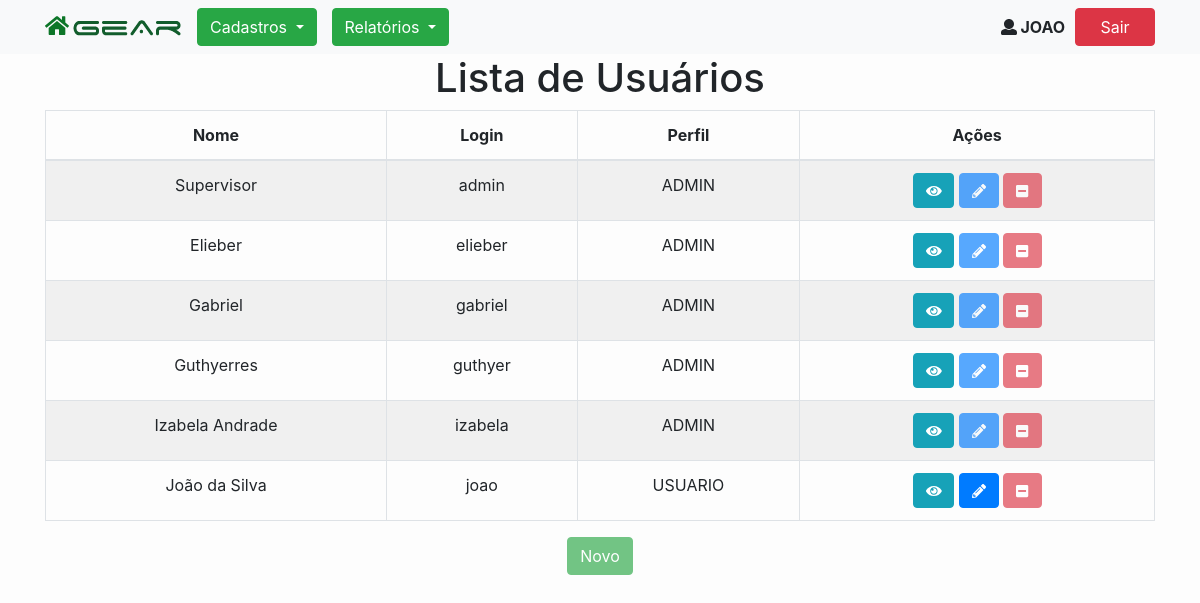
The page /usuario-lista (signed in) on the database its author committed.
### tables this page shows
CREATE TABLE `tb_usuario` (
  `id` int(11) NOT NULL AUTO_INCREMENT,
  `nome` varchar(60) NOT NULL,
  `login` varchar(10) NOT NULL,
  `senha` varchar(5) DEFAULT NULL,
  `perfil` enum('ADMIN','USUARIO') NOT NULL,
  `ativo` tinyint(4) NOT NULL,
  `cnpj_empresa` varchar(14) NOT NULL,
  PRIMARY KEY (`id`)
);

### UsuarioBO.php (called while the page is built, shortened)
<?php
require_once'Usuario.php';
class UsuarioBO {
    static function findAllActive(){
        $cnpj = $_SESSION['login']['cnpj_empresa'];
        $sql = "SELECT * FROM tb_usuario WHERE cnpj_empresa = :cnpj_empresa AND ativo = true ORDER BY login";
        $DB = db_connect();
        $stmt = $DB->prepare($sql);
        $stmt->bindParam(':cnpj_empresa', $cnpj);
        $stmt->execute();
        return $stmt->fetchAll(PDO::FETCH_CLASS, 'Usuario');
    }
}

### Usuario.php (called while the page is built, shortened)
<?php
class Usuario {
    private $id;
    private $nome;
    private $login;
    private $perfil;
    public function getId()
    {
        return $this->id;
    }
    public function getNome()
    {
        return $this->nome;
    }
    public function getLogin()
    {
        return $this->login;
    }
    public function getPerfil()
    {
        return $this->perfil;
    }
}

### helpers.php (called while the page is built, shortened)
<?php
function estaLogado()
{
    return true;
}
function adminLogado(){
    return false;
}

### usuario-lista.php (the view, shortened to what this page needs)
<?php
    include('header.php');
    require_once('UsuarioBO.php');
    $usuarios = UsuarioBO::findAllActive();
?>
<div class="container">
    <h1>Lista de Usuários</h1>
  <table class="table-fixed table table-striped table-bordered">
            <thead>
                <tr>
                    <th>Nome</th>
                    <th>Login</th>
                    <th>Perfil</th>
                    <th>Ações</th>
                </tr>
            </thead>
            <tbody>
                    <?php foreach ($usuarios as $usuario):?>
                    <tr>
                        <td><?=$usuario->getNome()?></td>
                        <td><?=$usuario->getLogin()?></td>
                        <td><?=$usuario->getPerfil()?></td>
                        <td>
                            <form action="#" method="post">
                                <button class="tooltip btn btn-info" type="submit" formaction="usuario-form-visualizacao.php?id=<?=$usuario->getId()?>">
                                    <i class="fas fa-eye"></i>
                                </button>
                                <button  class="tooltip btn btn-primary
                                    <?php
                                        if(!adminLogado() && $_SESSION['login']['usuario'] != $usuario->getLogin()):
                                            echo "disabled" ?>" <?php echo "disabled";
                                        endif;?> type="submit" formaction="usuario-form-alteracao.php?id=<?=$usuario->getId()?>">
                                    <i class="fas fa-pencil-alt"></i>
                                </button>
                                <button class="tooltip btn btn-danger
                                    <?php
                                        if(adminLogado() && $_SESSION['login']['usuario'] == $usuario->getLogin()):
                                            echo "disabled" ?>" <?php echo "disabled";
                                        elseif (!adminLogado()):
                                            echo "disabled" ?>" <?php echo "disabled";
                                        endif;?>
                                        type="submit"
                                        onclick="return confirm('Confirma a suspensão deste usuário?')"
                                        formaction="usuario-acao-suspender.php?id=<?=$usuario->getId()?>">
                                    <i class="fas fa-minus-square"></i>
                                </button>
                            </form>
                        </td>
                    </tr>
                <?php endforeach;?>
                 </tbody>
        </table>
    </div>
<div class="container">
    <input type="button"  value="Novo" onclick="window.location.href='usuario-form-cadastro.php';" class="btn btn-success
    <?php
        if(!adminLogado()):
            echo"disabled";?> " <?php echo"disabled";
        else:
            ?> "
        <?php endif;?> />
</div>
<?php include('footer.php')?>

### header.php (shortened to what this page needs)
<?php
require_once('helpers.php');
?>
<!DOCTYPE html>
<html>
<head>
    <link rel="stylesheet" type="text/css" href="css/fa-svg-with-js.css"/>
    <link rel="stylesheet" type="text/css" href="css/bootstrap.min.css"/>
    <link rel="stylesheet" type="text/css" href="css/style.css"/>
</head>
<body>
    <div class="navbar navbar-expand-lg navbar-light bg-light">
        <div class="container">
            <div class="navbar-header" >
                <a href="home.php"><i style="color: #0D7628; margin-right: 3px;" class="fas fa-home fa-lg"></i><img src="img/logo_small.png" alt="logo sistema gear"/></a>
            </div>
            <div class="collapse navbar-collapse">
                <ul class="navbar-nav mr-auto">
                    <li class="nav-item active">
                        <div class="dropdown">
                            <button class="btn btn-success btn-home dropdown-toggle" type="button" data-toggle="dropdown" id="dropdownCadastro" aria-haspopup="true" aria-expanded="false">
                                Cadastros
                            </button>
                        </div>
                    </li>
                    <li class="nav-item active">
                        <div class="dropdown">
                            <button class="btn btn-success btn-home dropdown-toggle" type="button" data-toggle="dropdown" id="dropdownCadastro" aria-haspopup="true" aria-expanded="false">
                                Relatórios
                            </button>
                        </div>
                    </li>
                </ul>
                <div><i class="fas fa-user"></i><b> <?php echo strtoupper($_SESSION['login']['usuario']) ?></b></div>
                <form action="logout.php" method="post">
                    <button style="margin-left: 10px;"class="btn btn-danger btn-sair">Sair</button>
                </form>
            </div>
        </div>
    </div>

### footer.php
</body>
</html>

### css/fa-svg-with-js.css (style rules this page uses)
svg:not(:root).svg-inline--fa { overflow: visible; }
.svg-inline--fa { display: inline-block; font-size: inherit; height: 1em; overflow: visible; vertical-align: -.125em; }
.svg-inline--fa.fa-lg { vertical-align: -.225em; }
.svg-inline--fa.fa-w-14 { width: 0.875em; }
.svg-inline--fa.fa-w-16 { width: 1em; }
.svg-inline--fa.fa-w-18 { width: 1.125em; }
.fa-lg { font-size: 1.33333em; line-height: 0.75em; vertical-align: -.0667em; }

### css/style.css (style rules this page uses)
body { text-align: center; background-color: #fdfdfd; }
.btn-sair { width: 80px; }
.btn-home { margin-left: 15px; }
.disabled { cursor: default; }
.tooltip { position: relative; display: inline-block; opacity: 1; }

### rows shown on the page
tb_usuario: nome "Supervisor", login "admin", perfil "ADMIN"
tb_usuario: nome "Elieber", login "elieber", perfil "ADMIN"
tb_usuario: nome "Gabriel", login "gabriel", perfil "ADMIN"
tb_usuario: nome "Guthyerres", login "guthyer", perfil "ADMIN"
tb_usuario: nome "Izabela Andrade", login "izabela", perfil "ADMIN"
tb_usuario: nome "João da Silva", login "joao", perfil "USUARIO"

### other values the page prints
$_SESSION['login']['usuario'] "JOAO"
